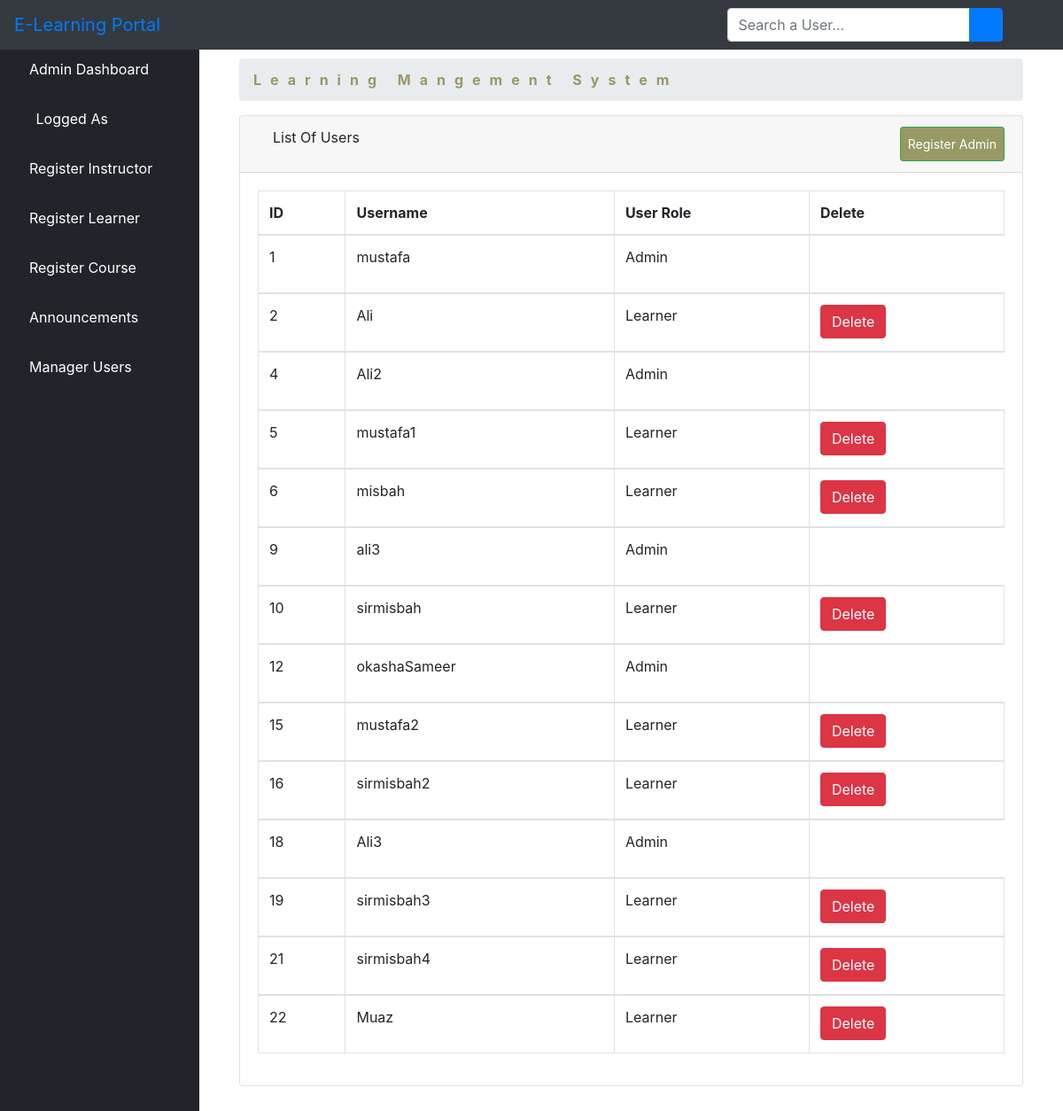
/adminUsrlist/, run on the app's committed database.
### LMS/models.py (models this page shows)
class User(AbstractUser):
    is_learner = models.BooleanField(default = False)
    is_instructor = models.BooleanField(default = False)
    is_admin = models.BooleanField(default = False)

### LMS/views.py (the view)
# urls.py: path('adminUsrlist/', views.AdminManageUser, name = 'aUsrlst'), #List Users
def AdminManageUser(request):
    if request.method == 'GET':
        usr_list = User.objects.all().order_by('id')
        return render(request, 'LMS/admin/list_user.html', {'usr_list':usr_list})
    else:
        usr_list = User.objects.filter(username__startswith = request.POST['text'])
        return render(request, 'LMS/admin/list_user.html', {'usr_list':usr_list})

### LMS/templates/LMS/admin/list_user.html (shortened to what this page needs)
{% extends 'LMS/admin/base.html' %}
{% load crispy_forms_tags %}
{% block body %}
        <div class="container-fluid">
        <div class="row">
          <div class="col-12 mb-3">
          <div class="col-12 mb-3">
                <div id="content-wrapper">
        <div class="container-fluid">
            <ol class="breadcrumb">
                <li class="breadcrumb-item">
                    <a href="#" style="color: #999965; font-weight: bold; letter-spacing: 10px">Learning Mangement System</a>
                </li>
            </ol>
            <div class="card mb-3">
                <div class="card-header">
                    <i class="fas fa-table"></i>
                    List Of Users
                    <a  class="btn btn-sm btn-success" href="{% url 'RegAdmin' %}" style="padding: 8px; float: right; background-color: #999965; color: white;">Register Admin</a>
                </div>
                <div class="card-body">
                    <div class="table-responsive">
                        <table class="table table-bordered" id="dataTable" width="100%" cellspacing="0">
                            <thead>
                            <tr>
                                <th>ID</th>
                                <th>Username</th>
                                <th>User Role</th>
                                <th>Delete</th>
                                {% for user in usr_list %}
                            </tr>
                            </thead>
                            <tbody>
                            <td>{{user.id}}</td>
                            <td>{{user.username }}</td>
                            <td>
                            {% if user.is_admin == True %}
                            <p>Admin</p>
                            {% elif user.is_Instructor == True %}
                            <p>Instructor</p>
                            {% else %}
                            <p>Learner</p>
                            </td>
                            <td><a href="{% url 'delUsr' user.id%}"><button type="button" class="btn btn-danger">Delete</button></a></td>
                            </tbody>
                            {% endif %}
                            {% endfor %}
                        </table>
                    </div>
                </div>
            </div>
        </div>
    </div>
          </div>
        </div>
      </div>
    </div>
{% endblock %}

### LMS/templates/LMS/admin/base.html (shortened to what this page needs)
<!DOCTYPE html>
<html lang="en">
<head>
    {% load static %}
    <link href="{% static 'vendor/fontawesome-free/css/all.min.css' %}" rel="stylesheet" type="text/css">
    <link href="{% static 'vendor/datatables/dataTables.bootstrap4.css' %}" rel="stylesheet">
    <link href="{% static 'css/sb-admin.css' %}" rel="stylesheet">
</head>
<body id="page-top">
<nav class="navbar navbar-expand navbar-dark bg-dark fixed-top">
    <a class="navbar-brand mr-1 text-primary" href="">E-Learning Portal</a>
    <button class="btn btn-link btn-sm text-white order-1 order-sm-0" id="sidebarToggle" href="#">
        <i class="fas fa-bars"></i>
    </button>
    <form class="d-none d-md-inline-block form-inline ml-auto mr-0 mr-md-3 my-2 my-md-0" method="post" action="{% url 'aUsrlst' %}">
        <div class="input-group">
            <input type="text" name="text" class="form-control" placeholder="Search a User..." aria-label="Search" aria-describedby="basic-addon2">
            <div class="input-group-append">
                <button class="btn btn-primary" type="submit" >
                    <i class="fas fa-search"></i>
                </button>
            </div>
        </div>
    </form>
    <ul class="navbar-nav ml-auto ml-md-0">
        <li class="nav-item dropdown no-arrow">
            <a class="nav-link dropdown-toggle" href="#" id="userDropdown" role="button" data-toggle="dropdown" aria-haspopup="true" aria-expanded="false">
                <i class="fas fa-user-circle fa-fw text-primary"></i>
            </a>
        </li>
    </ul>
</nav>
<div id="wrapper" style="padding-top: 50px;">
<ul class="sidebar navbar-nav">
    <li class="nav-item active">
        <a class="nav-link" href="{% url 'dashboard' %}">
         <i class="fa fa-home" aria-hidden="true"></i>
            <span>Admin Dashboard</span>
        </a>
    </li>
    <li class="nav-item active">
        <a class="nav-link" href="">
            <i class="fas fa-user-circle fa-fw text-primary"></i>
            <span>Logged As {{ user.username }}</span>
        </a>
    </li>
    <li class="nav-item">
        <a class="nav-link" href="{% url 'isign' %}">
        <i class="fas fa-chalkboard-teacher"></i>
            <span style="color: white">Register Instructor</span>
        </a>
    </li>
     <li class="nav-item">
        <a class="nav-link" href="{% url 'addlearner' %}">
        <i class="fas fa-user-graduate"></i>
            <span style="color: white">Register Learner</span>
        </a>
    </li>
    <li class="nav-item">
        <a class="nav-link" href="{% url 'course' %}">
        <i class="fas fa-book-reader"></i>
            <span style="color: white">Register Course</span>
        </a>
    </li>
    <li class="nav-item dropdown no-arrow">
                            <a class="nav-link dropdown-toggle" data-toggle="dropdown" aria-haspopup="true" aria-expanded="false" href="">
        <i class="fas fa-bell"></i>
            <span style="color: white">Announcements</span>
        </a>
        </li>
    <li class="nav-item">
        <a class="nav-link" href="{% url 'aUsrlst' %}">
            <i class="fas fa-users"></i>
            <span style="color: white">Manager Users</span>
        </a>
    </li>
</ul>
    {% block body %}
    {% endblock %}
</div>

### data on the page
User: id "1", username "mustafa", is_admin "Admin"
User: id "2", username "Ali", is_admin "Learner"
User: id "4", username "Ali2", is_admin "Admin"
User: id "5", username "mustafa1", is_admin "Learner"
User: id "6", username "misbah", is_admin "Learner"
User: id "9", username "ali3", is_admin "Admin"
User: id "10", username "sirmisbah", is_admin "Learner"
User: id "12", username "okashaSameer", is_admin "Admin"
User: id "15", username "mustafa2", is_admin "Learner"
User: id "16", username "sirmisbah2", is_admin "Learner"
User: id "18", username "Ali3", is_admin "Admin"
User: id "19", username "sirmisbah3", is_admin "Learner"
User: id "21", username "sirmisbah4", is_admin "Learner"
User: id "22", username "Muaz", is_admin "Learner"
